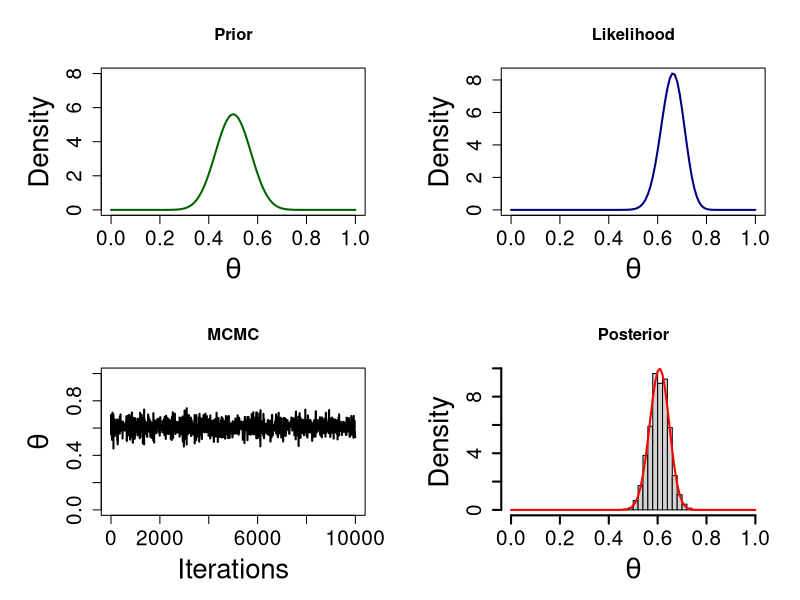
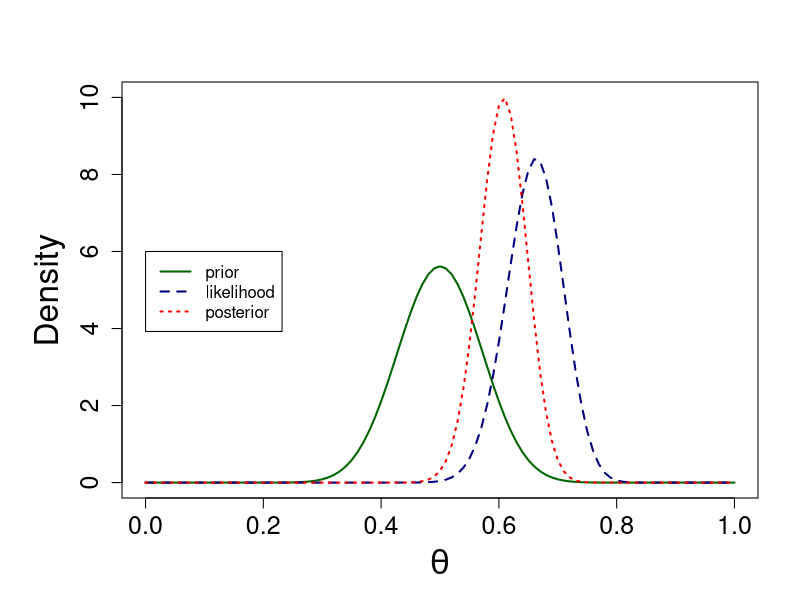
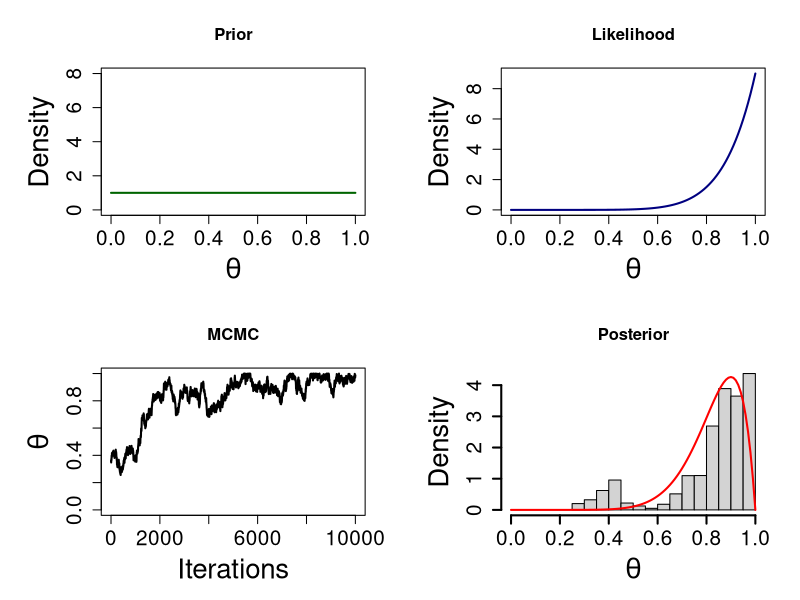
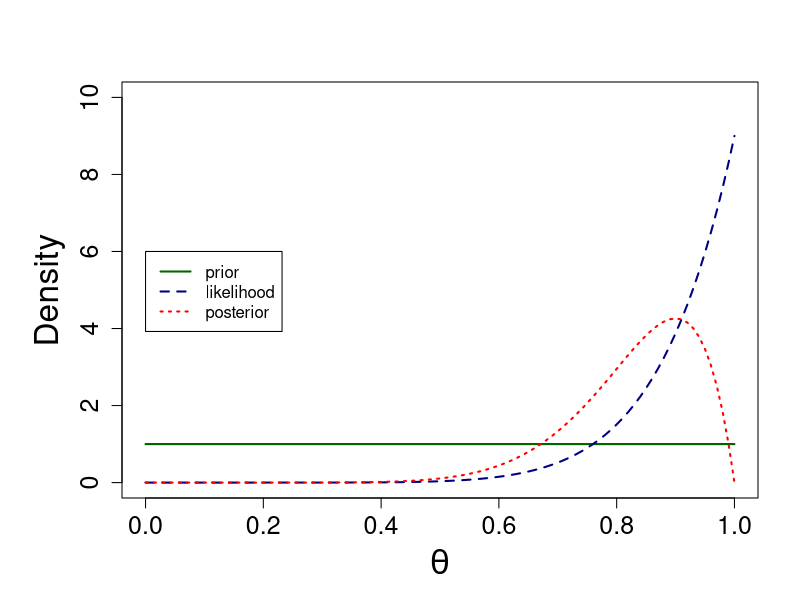

Source code (R) for these figures, in order:
#Bayesian inference - demonstrate the effect of changing prior and amount of data on 
#	the posterior distribution
# by Anders Gonçalves da Silva (C) 2014
# email: andersgs@gmail.com
# 20 March 2014

# The exercise consists of simulating flipping a biased coin, and trying to estimate
# the posterior distribution of theta, the probability of flipping a 'head'

#functions
#the log_likelihood function: calculates the log-likelihood of observing
# al=number of heads, be=number of tails in al+be trials
# given a value of theta.
#
# it assumes a Beta(alpha,beta) distribution for the counts of 'heads' and 'tails'

llike = function(theta,al,be){
  return(dbeta(theta,shape1=al,shape2=be,log=T))
}

#the prior function: calculate the probability of theta given prior knowledge on the
# expectation of number of 'heads' and 'tails' that one might observe.
#
# the probability of theta is assumed to derive from a Beta distribution with parameters
# alpha and beta, where alpha is the prior number of expected 'heads' and beta is the prior
# number of expected 'tails'. 
#
# a flat, or non-informative, prior is modelled as Beta(1,1). If there is strong belief that
# the coin is fair (i.e., theta = 0.5) then the prior could be Beta(10,10) or Beta(25,25).
# the higher the values of alpha and beta, the more information the prior will carry. We
# will see this below.
prior = function(theta,alpha,beta){
	return(dbeta(theta,shape1=alpha,shape2=beta,log=T))
}

#the post_prob function: the posterior is proportional to the likelihood times the prior. Or
# the sum of the log(likelihood) and the log(prior). Thus, the function returns the proportional
# posterior density of theta given the data and the prior
post_prob = function(theta,al,be,alpha,beta){
	return(llike(theta,al,be)+prior(theta,alpha,beta))
}

#to estimate the posterior probability distribution of theta, we will use MCMC.
# this problem is simple, and could easily be solved analytically. But, the goal of this
# exercise is to also demonstrate the inner functions of an MCMC using a Metropolis-Hastings
# algorithm.
mcmc = function(data,steps,alpha,beta,prop_window){
	#observed number of heads
	al = sum(data==1)
	#observed number of tails
	be = sum(data==0)
	
	#creating some place to store some values
	#Accepted simulated theta values
	Theta = numeric(steps)
	#Posterior probability of each of accepted thetas
	Post = numeric(steps)
	
	#initiate the chain
	cur_theta = runif(1)
	cur_post = post_prob(theta=cur_theta,al,be,alpha,beta)
	Theta[1] = cur_theta
	Post[1] = cur_post
	
	#run the chain
	for(i in 2:steps){
		#propose a new theta
		new_theta = runif(1,min=max(cur_theta-prop_window,0),max=min(cur_theta+prop_window,1))
		new_post = post_prob(theta=new_theta,al,be,alpha,beta)
		
		#if it is better than the current theta, accept it
		# if not, accept it with probability rho
		rho = runif(1)
		if(exp(new_post-cur_post) > rho){
			cur_theta = new_theta
			cur_post = new_post
		}
		
		#save the values of the chain
		Theta[i] = cur_theta
		Post[i] = cur_post
	}
	return(data.frame(theta=Theta,post=Post))
}


#generate some data
dat=replicate(n=100,rbinom(n=1,size=1,prob=0.8))
dat

#run the mcmc
#parameters

alpha=25
beta=25
chain=mcmc(dat,10000,alpha=alpha,beta=beta,prop_window=0.5)

################
#four plot panel
#plot prior
par(mar=c(5,6,4,2)+0.1,mfrow=c(2,2))
plot(seq(0,1,0.01),dbeta(seq(0,1,0.01),25,25),col='dark green',type='l',ylim=c(0,8),xlab=expression(theta),ylab="Density",lwd=2,cex.lab=2,cex.axis=1.5)
title('Prior')

#plot like
plot(seq(0,1,0.01),exp(sapply(seq(0,1,0.01),llike,sum(dat==1),sum(dat==0))),col='navy blue',xlab=expression(theta),ylab="Density",lwd=2,cex.lab=2,cex.axis=1.5,type='l')
title("Likelihood")

#plot post
plot(chain[,1],type='l',ylab=expression(theta),xlab="Iterations",lwd=2,cex.lab=2,cex.axis=1.5,ylim=c(0,1))
title("MCMC")

hist(chain[,1],freq=F,xlab=expression(theta),ylab="Density",lwd=2,cex.lab=2,cex.axis=1.5,xlim=c(0,1),main="Posterior")

lines(seq(0,1,0.01),sapply(seq(0,1,0.01),function(theta) dbeta(theta,sum(dat==1)+alpha,sum(dat==0)+beta)),col='red',lwd=2)

#################
#comparative plot
par(mar=c(5,6,4,2)+0.1,mfrow=c(1,1))
plot(seq(0,1,0.01),dbeta(seq(0,1,0.01),alpha,beta),col='dark green',type='l',ylim=c(0,10),xlab=expression(theta),ylab="Density",lwd=2,cex.lab=2,cex.axis=1.5)

lines(seq(0,1,0.01),exp(sapply(seq(0,1,0.01),llike,sum(dat==1),sum(dat==0))),col='navy blue',lwd=2,lty=2)

lines(seq(0,1,0.01),sapply(seq(0,1,0.01),function(theta) dbeta(theta,sum(dat==1)+alpha,sum(dat==0)+beta)),col='red',lwd=2,lty=3)
legend(x=0,y=6,legend=c('prior','likelihood','posterior'),lty=c(1,2,3),col=c('dark green','navy blue','red'),lwd=2)
par(mar=c(5, 4, 4, 2) + 0.1)

##################################################################
#flat prior

#generate some data
dat=replicate(n=10,rbinom(n=1,size=1,prob=0.8))

#run the mcmc
#parameters
alpha=1
beta=1
chain=mcmc(dat,10000,alpha=alpha,beta=beta,prop_window=0.01)

################
#four plot panel
#plot prior
par(mar=c(5,6,4,2)+0.1,mfrow=c(2,2))
plot(seq(0,1,0.01),dbeta(seq(0,1,0.01),alpha,beta),col='dark green',type='l',ylim=c(0,8),xlab=expression(theta),ylab="Density",lwd=2,cex.lab=2,cex.axis=1.5)
title('Prior')

#plot like
plot(seq(0,1,0.01),exp(sapply(seq(0,1,0.01),llike,sum(dat==1),sum(dat==0))),col='navy blue',xlab=expression(theta),ylab="Density",lwd=2,cex.lab=2,cex.axis=1.5,type='l')
title("Likelihood")

#plot post
plot(chain[,1],type='l',ylab=expression(theta),xlab="Iterations",lwd=2,cex.lab=2,cex.axis=1.5,ylim=c(0,1))
title("MCMC")

hist(chain[,1],freq=F,xlab=expression(theta),ylab="Density",lwd=2,cex.lab=2,cex.axis=1.5,xlim=c(0,1),main="Posterior")

lines(seq(0,1,0.01),sapply(seq(0,1,0.01),function(theta) dbeta(theta,sum(dat==1)+alpha,sum(dat==0)+beta)),col='red',lwd=2)

#################
#comparative plot
par(mar=c(5,6,4,2)+0.1,mfrow=c(1,1))
plot(seq(0,1,0.01),dbeta(seq(0,1,0.01),alpha,beta),col='dark green',type='l',ylim=c(0,10),xlab=expression(theta),ylab="Density",lwd=2,cex.lab=2,cex.axis=1.5)

lines(seq(0,1,0.01),exp(sapply(seq(0,1,0.01),llike,sum(dat==1),sum(dat==0))),col='navy blue',lwd=2,lty=2)

lines(seq(0,1,0.01),sapply(seq(0,1,0.01),function(theta) dbeta(theta,sum(dat==1)+alpha,sum(dat==0)+beta)),col='red',lwd=2,lty=3)
legend(x=0,y=6,legend=c('prior','likelihood','posterior'),lty=c(1,2,3),col=c('dark green','navy blue','red'),lwd=2)
par(mar=c(5, 4, 4, 2) + 0.1)